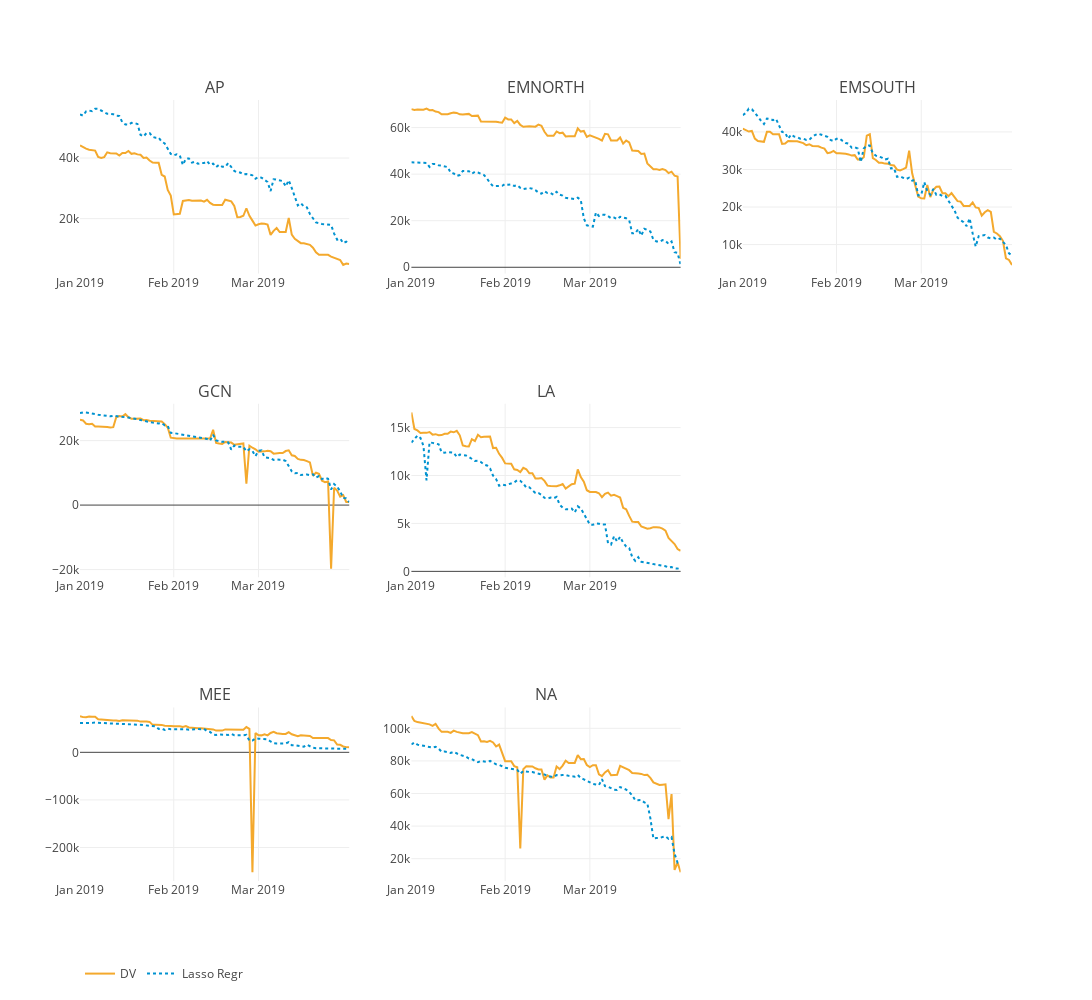

The code cell stored with this chart in its notebook:
### Markdown cell above
### Lasso regression

### Code cell
from plotly import tools
import plotly.offline as py
import plotly.graph_objs as go

trace1_AP = go.Scatter(
    x = holdout.loc[holdout.GLOBAL_01_CODE == "AP", ['SnapDate']].values.squeeze(),
    y = holdout.loc[holdout.GLOBAL_01_CODE == "AP", ['DV']].values.squeeze(),
    line = dict(
        color = ('rgb(244, 169, 45)'),
        width = 2),
    name = 'DV'
)
trace2_AP = go.Scatter(
    x = holdout.loc[holdout.GLOBAL_01_CODE == "AP", ['SnapDate']].values.squeeze(),
    y = holdout.loc[holdout.GLOBAL_01_CODE == "AP", ['LassoRegr']].values.squeeze(),
    line = dict(
        color = ('rgb(0, 146, 208)'),
        width = 2,
        dash = 'dot'),
    name = 'Lasso Regr'
)
trace1_EN = go.Scatter(
    x = holdout.loc[holdout.GLOBAL_01_CODE == "EMNORTH", ['SnapDate']].values.squeeze(),
    y = holdout.loc[holdout.GLOBAL_01_CODE == "EMNORTH", ['DV']].values.squeeze(),
    line = dict(
        color = ('rgb(244, 169, 45)'),
        width = 2),
    name = 'DV',
    showlegend=False
)
trace2_EN = go.Scatter(
    x = holdout.loc[holdout.GLOBAL_01_CODE == "EMNORTH", ['SnapDate']].values.squeeze(),
    y = holdout.loc[holdout.GLOBAL_01_CODE == "EMNORTH", ['LassoRegr']].values.squeeze(),
    line = dict(
        color = ('rgb(0, 146, 208)'),
        width = 2,
        dash = 'dot'),
    name = 'Lasso Regr',
    showlegend=False
)
trace1_ES = go.Scatter(
    x = holdout.loc[holdout.GLOBAL_01_CODE == "EMSOUTH", ['SnapDate']].values.squeeze(),
    y = holdout.loc[holdout.GLOBAL_01_CODE == "EMSOUTH", ['DV']].values.squeeze(),
    line = dict(
        color = ('rgb(244, 169, 45)'),
        width = 2),
    name = 'DV',
    showlegend=False
)
trace2_ES = go.Scatter(
    x = holdout.loc[holdout.GLOBAL_01_CODE == "EMSOUTH", ['SnapDate']].values.squeeze(),
    y = holdout.loc[holdout.GLOBAL_01_CODE == "EMSOUTH", ['LassoRegr']].values.squeeze(),
    line = dict(
        color = ('rgb(0, 146, 208)'),
        width = 2,
        dash = 'dot'),
    name = 'Lasso Regr',
    showlegend=False
)
trace1_GC = go.Scatter(
    x = holdout.loc[holdout.GLOBAL_01_CODE == "GCN", ['SnapDate']].values.squeeze(),
    y = holdout.loc[holdout.GLOBAL_01_CODE == "GCN", ['DV']].values.squeeze(),
    line = dict(
        color = ('rgb(244, 169, 45)'),
        width = 2),
    name = 'DV',
    showlegend=False
)
trace2_GC = go.Scatter(
    x = holdout.loc[holdout.GLOBAL_01_CODE == "GCN", ['SnapDate']].values.squeeze(),
    y = holdout.loc[holdout.GLOBAL_01_CODE == "GCN", ['LassoRegr']].values.squeeze(),
       line = dict(
        color = ('rgb(0, 146, 208)'),
        width = 2,
        dash = 'dot'),
    name = 'Lasso Regr',
    showlegend=False
)
trace1_LA = go.Scatter(
    x = holdout.loc[holdout.GLOBAL_01_CODE == "LA", ['SnapDate']].values.squeeze(),
    y = holdout.loc[holdout.GLOBAL_01_CODE == "LA", ['DV']].values.squeeze(),
    line = dict(
        color = ('rgb(244, 169, 45)'),
        width = 2),
    name = 'DV',
    showlegend=False
)
trace2_LA = go.Scatter(
    x = holdout.loc[holdout.GLOBAL_01_CODE == "LA", ['SnapDate']].values.squeeze(),
    y = holdout.loc[holdout.GLOBAL_01_CODE == "LA", ['LassoRegr']].values.squeeze(),
    line = dict(
        color = ('rgb(0, 146, 208)'),
        width = 2,
        dash = 'dot'),
    name = 'Lasso Regr',
    showlegend=False
)
trace1_ME = go.Scatter(
    x = holdout.loc[holdout.GLOBAL_01_CODE == "MEE", ['SnapDate']].values.squeeze(),
    y = holdout.loc[holdout.GLOBAL_01_CODE == "MEE", ['DV']].values.squeeze(),
    line = dict(
        color = ('rgb(244, 169, 45)'),
        width = 2),
    name = 'DV',
    showlegend=False
)
trace2_ME = go.Scatter(
    x = holdout.loc[holdout.GLOBAL_01_CODE == "MEE", ['SnapDate']].values.squeeze(),
    y = holdout.loc[holdout.GLOBAL_01_CODE == "MEE", ['LassoRegr']].values.squeeze(),
    line = dict(
        color = ('rgb(0, 146, 208)'),
        width = 2,
        dash = 'dot'),
    name = 'Lasso Regr',
    showlegend=False
)
trace1_NA = go.Scatter(
    x = holdout.loc[holdout.GLOBAL_01_CODE == "NOAM", ['SnapDate']].values.squeeze(),
    y = holdout.loc[holdout.GLOBAL_01_CODE == "NOAM", ['DV']].values.squeeze(),
    line = dict(
        color = ('rgb(244, 169, 45)'),
        width = 2),
    name = 'DV',
    showlegend=False
)
trace2_NA = go.Scatter(
    x = holdout.loc[holdout.GLOBAL_01_CODE == "NOAM", ['SnapDate']].values.squeeze(),
    y = holdout.loc[holdout.GLOBAL_01_CODE == "NOAM", ['LassoRegr']].values.squeeze(),
    line = dict(
        color = ('rgb(0, 146, 208)'),
        width = 2,
        dash = 'dot'),
    name = 'Lasso Regr',
    showlegend=False
)

fig = tools.make_subplots(rows=3, cols=3, subplot_titles=('AP', 'EMNORTH', 'EMSOUTH', 
                                                          'GCN', 'LA', '',
                                                         'MEE', 'NA'))
fig.append_trace(trace1_AP, 1, 1)
fig.append_trace(trace2_AP, 1, 1)
fig.append_trace(trace1_EN, 1, 2)
fig.append_trace(trace2_EN, 1, 2)
fig.append_trace(trace1_ES, 1, 3)
fig.append_trace(trace2_ES, 1, 3)
fig.append_trace(trace1_GC, 2, 1)
fig.append_trace(trace2_GC, 2, 1)
fig.append_trace(trace1_LA, 2, 2)
fig.append_trace(trace2_LA, 2, 2)
fig.append_trace(trace1_ME, 3, 1)
fig.append_trace(trace2_ME, 3, 1)
fig.append_trace(trace1_NA, 3, 2)
fig.append_trace(trace2_NA, 3, 2)

fig['layout'].update(height=1000, width=1800, 
                     legend=dict(orientation="h"))

py.iplot(fig, filename='make-subplots-multiple-with-titles')
